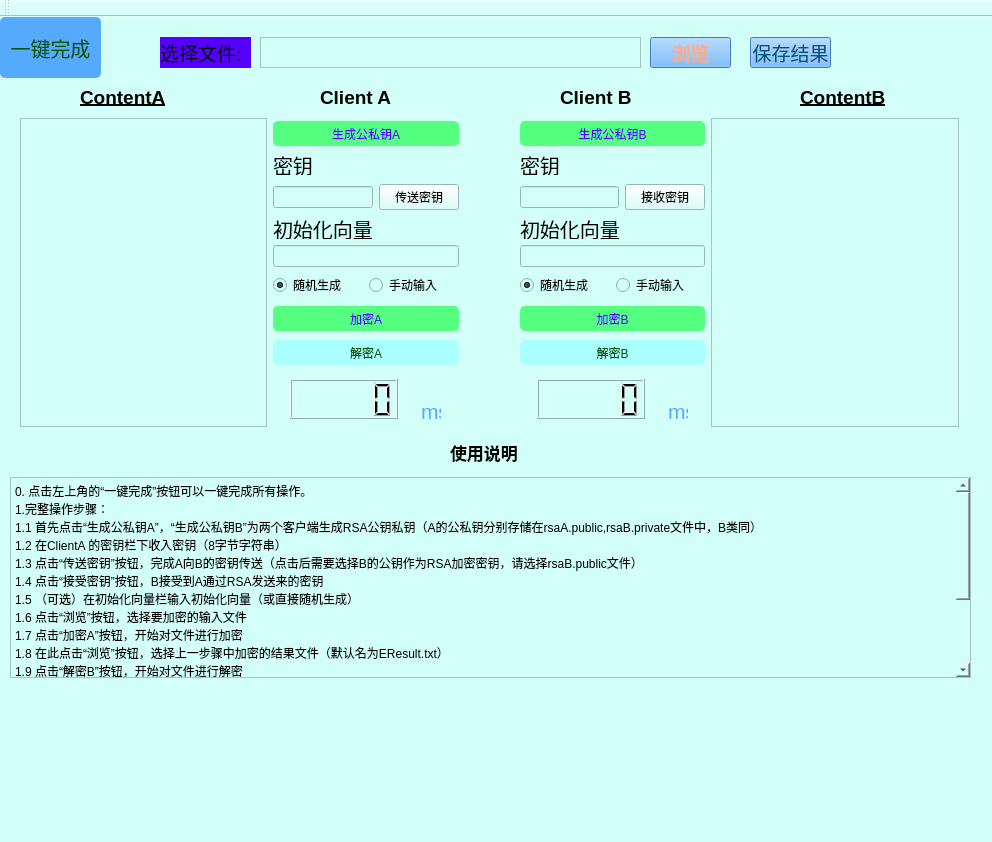
<?xml version="1.0" encoding="UTF-8"?>
<ui version="4.0">
 <class>DES8UI</class>
 <widget class="QMainWindow" name="DES8UI">
  <property name="geometry">
   <rect>
    <x>0</x>
    <y>0</y>
    <width>992</width>
    <height>842</height>
   </rect>
  </property>
  <property name="windowTitle">
   <string>DES8UI</string>
  </property>
  <property name="styleSheet">
   <string notr="true">background:rgb(211, 255, 249)</string>
  </property>
  <widget class="QWidget" name="centralWidget">
   <widget class="QTextBrowser" name="FilePath">
    <property name="geometry">
     <rect>
      <x>260</x>
      <y>20</y>
      <width>381</width>
      <height>31</height>
     </rect>
    </property>
    <property name="html">
     <string>&lt;!DOCTYPE HTML PUBLIC &quot;-//W3C//DTD HTML 4.0//EN&quot; &quot;http://www.w3.org/TR/REC-html40/strict.dtd&quot;&gt;
&lt;html&gt;&lt;head&gt;&lt;meta name=&quot;qrichtext&quot; content=&quot;1&quot; /&gt;&lt;style type=&quot;text/css&quot;&gt;
p, li { white-space: pre-wrap; }
&lt;/style&gt;&lt;/head&gt;&lt;body style=&quot; font-family:'SimSun'; font-size:9pt; font-weight:400; font-style:normal;&quot;&gt;
&lt;p style=&quot;-qt-paragraph-type:empty; margin-top:0px; margin-bottom:0px; margin-left:0px; margin-right:0px; -qt-block-indent:0; text-indent:0px;&quot;&gt;&lt;br /&gt;&lt;/p&gt;&lt;/body&gt;&lt;/html&gt;</string>
    </property>
   </widget>
   <widget class="QLabel" name="label">
    <property name="geometry">
     <rect>
      <x>160</x>
      <y>20</y>
      <width>91</width>
      <height>31</height>
     </rect>
    </property>
    <property name="font">
     <font>
      <pointsize>14</pointsize>
     </font>
    </property>
    <property name="styleSheet">
     <string notr="true">background:rgb(85, 0, 255)</string>
    </property>
    <property name="lineWidth">
     <number>1</number>
    </property>
    <property name="text">
     <string>选择文件:</string>
    </property>
    <property name="textFormat">
     <enum>Qt::AutoText</enum>
    </property>
   </widget>
   <widget class="QPushButton" name="FileButton">
    <property name="geometry">
     <rect>
      <x>650</x>
      <y>20</y>
      <width>81</width>
      <height>31</height>
     </rect>
    </property>
    <property name="font">
     <font>
      <pointsize>14</pointsize>
      <weight>75</weight>
      <bold>true</bold>
     </font>
    </property>
    <property name="styleSheet">
     <string notr="true">background: rgb(85, 170, 255);
color:rgb(255, 170, 127);</string>
    </property>
    <property name="text">
     <string>浏览</string>
    </property>
   </widget>
   <widget class="QWidget" name="horizontalLayoutWidget">
    <property name="geometry">
     <rect>
      <x>9</x>
      <y>90</y>
      <width>461</width>
      <height>331</height>
     </rect>
    </property>
    <layout class="QHBoxLayout" name="horizontalLayout">
     <item>
      <widget class="QTextBrowser" name="ContentA"/>
     </item>
     <item>
      <layout class="QVBoxLayout" name="verticalLayout">
       <item>
        <widget class="QPushButton" name="GenRSAKey">
         <property name="styleSheet">
          <string notr="true">
border-radius: 5px;
background: rgb(85, 255, 127);
color: rgb(85, 0, 255);
height: 25px;</string>
         </property>
         <property name="text">
          <string>生成公私钥A</string>
         </property>
        </widget>
       </item>
       <item>
        <widget class="QLabel" name="label_4">
         <property name="maximumSize">
          <size>
           <width>90</width>
           <height>20</height>
          </size>
         </property>
         <property name="font">
          <font>
           <pointsize>15</pointsize>
          </font>
         </property>
         <property name="text">
          <string>密钥</string>
         </property>
        </widget>
       </item>
       <item>
        <layout class="QHBoxLayout" name="horizontalLayout_7">
         <item>
          <widget class="QLineEdit" name="InputKey">
           <property name="echoMode">
            <enum>QLineEdit::Normal</enum>
           </property>
          </widget>
         </item>
         <item>
          <widget class="QPushButton" name="pushButton">
           <property name="text">
            <string>传送密钥</string>
           </property>
          </widget>
         </item>
        </layout>
       </item>
       <item>
        <layout class="QVBoxLayout" name="verticalLayout_3">
         <item>
          <widget class="QLabel" name="label_5">
           <property name="maximumSize">
            <size>
             <width>150</width>
             <height>20</height>
            </size>
           </property>
           <property name="font">
            <font>
             <pointsize>15</pointsize>
            </font>
           </property>
           <property name="text">
            <string>初始化向量</string>
           </property>
          </widget>
         </item>
         <item>
          <widget class="QLineEdit" name="InputVec">
           <property name="echoMode">
            <enum>QLineEdit::PasswordEchoOnEdit</enum>
           </property>
          </widget>
         </item>
         <item>
          <layout class="QHBoxLayout" name="horizontalLayout_4">
           <item>
            <widget class="QRadioButton" name="RandomGet">
             <property name="styleSheet">
              <string notr="true"/>
             </property>
             <property name="text">
              <string>随机生成</string>
             </property>
             <property name="checked">
              <bool>true</bool>
             </property>
            </widget>
           </item>
           <item>
            <widget class="QRadioButton" name="ManualGet">
             <property name="text">
              <string>手动输入</string>
             </property>
            </widget>
           </item>
          </layout>
         </item>
        </layout>
       </item>
       <item>
        <widget class="QPushButton" name="EncryptButton">
         <property name="styleSheet">
          <string notr="true">
border-radius: 5px;
background: rgb(85, 255, 127);
color: rgb(85, 0, 255);
height: 25px;</string>
         </property>
         <property name="text">
          <string>加密A</string>
         </property>
        </widget>
       </item>
       <item>
        <widget class="QPushButton" name="DecryptButton">
         <property name="styleSheet">
          <string notr="true">border-radius: 5px;
background: rgb(170, 255, 255);
color: rgb(0, 85, 0);
height: 25px;</string>
         </property>
         <property name="text">
          <string>解密A</string>
         </property>
        </widget>
       </item>
       <item>
        <layout class="QHBoxLayout" name="horizontalLayout_2">
         <property name="topMargin">
          <number>0</number>
         </property>
         <item>
          <widget class="QLCDNumber" name="lcdNumber">
           <property name="maximumSize">
            <size>
             <width>108</width>
             <height>40</height>
            </size>
           </property>
           <property name="intValue" stdset="0">
            <number>0</number>
           </property>
          </widget>
         </item>
         <item>
          <widget class="QLabel" name="label_6">
           <property name="maximumSize">
            <size>
             <width>20</width>
             <height>50</height>
            </size>
           </property>
           <property name="font">
            <font>
             <pointsize>16</pointsize>
            </font>
           </property>
           <property name="styleSheet">
            <string notr="true">color:rgb(85, 170, 255);</string>
           </property>
           <property name="frameShadow">
            <enum>QFrame::Plain</enum>
           </property>
           <property name="text">
            <string>ms</string>
           </property>
           <property name="alignment">
            <set>Qt::AlignBottom|Qt::AlignLeading|Qt::AlignLeft</set>
           </property>
          </widget>
         </item>
        </layout>
       </item>
      </layout>
     </item>
    </layout>
   </widget>
   <widget class="QLabel" name="label_2">
    <property name="geometry">
     <rect>
      <x>80</x>
      <y>70</y>
      <width>111</width>
      <height>20</height>
     </rect>
    </property>
    <property name="font">
     <font>
      <pointsize>14</pointsize>
      <weight>75</weight>
      <italic>false</italic>
      <bold>true</bold>
      <underline>true</underline>
     </font>
    </property>
    <property name="text">
     <string>ContentA</string>
    </property>
   </widget>
   <widget class="QPushButton" name="SaveButton">
    <property name="geometry">
     <rect>
      <x>750</x>
      <y>20</y>
      <width>81</width>
      <height>31</height>
     </rect>
    </property>
    <property name="font">
     <font>
      <pointsize>14</pointsize>
     </font>
    </property>
    <property name="styleSheet">
     <string notr="true">background: rgb(85, 170, 255);
color:rgb(0, 85, 127);</string>
    </property>
    <property name="text">
     <string>保存结果</string>
    </property>
   </widget>
   <widget class="QLabel" name="label_3">
    <property name="geometry">
     <rect>
      <x>800</x>
      <y>70</y>
      <width>111</width>
      <height>20</height>
     </rect>
    </property>
    <property name="font">
     <font>
      <pointsize>14</pointsize>
      <weight>75</weight>
      <italic>false</italic>
      <bold>true</bold>
      <underline>true</underline>
     </font>
    </property>
    <property name="text">
     <string>ContentB</string>
    </property>
   </widget>
   <widget class="QWidget" name="horizontalLayoutWidget_2">
    <property name="geometry">
     <rect>
      <x>509</x>
      <y>90</y>
      <width>461</width>
      <height>331</height>
     </rect>
    </property>
    <layout class="QHBoxLayout" name="horizontalLayout_3">
     <item>
      <layout class="QVBoxLayout" name="verticalLayout_2">
       <item>
        <widget class="QPushButton" name="GenRSAKey_2">
         <property name="styleSheet">
          <string notr="true">
border-radius: 5px;
background: rgb(85, 255, 127);
color: rgb(85, 0, 255);
height: 25px;</string>
         </property>
         <property name="text">
          <string>生成公私钥B</string>
         </property>
        </widget>
       </item>
       <item>
        <widget class="QLabel" name="label_7">
         <property name="maximumSize">
          <size>
           <width>90</width>
           <height>20</height>
          </size>
         </property>
         <property name="font">
          <font>
           <pointsize>15</pointsize>
          </font>
         </property>
         <property name="text">
          <string>密钥</string>
         </property>
        </widget>
       </item>
       <item>
        <layout class="QHBoxLayout" name="horizontalLayout_8">
         <item>
          <widget class="QLineEdit" name="InputKey2">
           <property name="echoMode">
            <enum>QLineEdit::Normal</enum>
           </property>
          </widget>
         </item>
         <item>
          <widget class="QPushButton" name="pushButton_2">
           <property name="text">
            <string>接收密钥</string>
           </property>
          </widget>
         </item>
        </layout>
       </item>
       <item>
        <layout class="QVBoxLayout" name="verticalLayout_4">
         <item>
          <widget class="QLabel" name="label_8">
           <property name="maximumSize">
            <size>
             <width>150</width>
             <height>20</height>
            </size>
           </property>
           <property name="font">
            <font>
             <pointsize>15</pointsize>
            </font>
           </property>
           <property name="text">
            <string>初始化向量</string>
           </property>
          </widget>
         </item>
         <item>
          <widget class="QLineEdit" name="InputVec_2">
           <property name="echoMode">
            <enum>QLineEdit::PasswordEchoOnEdit</enum>
           </property>
          </widget>
         </item>
         <item>
          <layout class="QHBoxLayout" name="horizontalLayout_5">
           <item>
            <widget class="QRadioButton" name="RandomGet_2">
             <property name="styleSheet">
              <string notr="true"/>
             </property>
             <property name="text">
              <string>随机生成</string>
             </property>
             <property name="checked">
              <bool>true</bool>
             </property>
            </widget>
           </item>
           <item>
            <widget class="QRadioButton" name="ManualGet_2">
             <property name="text">
              <string>手动输入</string>
             </property>
            </widget>
           </item>
          </layout>
         </item>
        </layout>
       </item>
       <item>
        <widget class="QPushButton" name="EncryptButton_2">
         <property name="styleSheet">
          <string notr="true">
border-radius: 5px;
background: rgb(85, 255, 127);
color: rgb(85, 0, 255);
height: 25px;</string>
         </property>
         <property name="text">
          <string>加密B</string>
         </property>
        </widget>
       </item>
       <item>
        <widget class="QPushButton" name="DecryptButton_2">
         <property name="styleSheet">
          <string notr="true">border-radius: 5px;
background: rgb(170, 255, 255);
color: rgb(0, 85, 0);
height: 25px;</string>
         </property>
         <property name="text">
          <string>解密B</string>
         </property>
        </widget>
       </item>
       <item>
        <layout class="QHBoxLayout" name="horizontalLayout_6">
         <property name="topMargin">
          <number>0</number>
         </property>
         <item>
          <widget class="QLCDNumber" name="lcdNumber_2">
           <property name="maximumSize">
            <size>
             <width>108</width>
             <height>40</height>
            </size>
           </property>
           <property name="intValue" stdset="0">
            <number>0</number>
           </property>
          </widget>
         </item>
         <item>
          <widget class="QLabel" name="label_9">
           <property name="maximumSize">
            <size>
             <width>20</width>
             <height>50</height>
            </size>
           </property>
           <property name="font">
            <font>
             <pointsize>16</pointsize>
            </font>
           </property>
           <property name="styleSheet">
            <string notr="true">color:rgb(85, 170, 255);</string>
           </property>
           <property name="frameShadow">
            <enum>QFrame::Plain</enum>
           </property>
           <property name="text">
            <string>ms</string>
           </property>
           <property name="alignment">
            <set>Qt::AlignBottom|Qt::AlignLeading|Qt::AlignLeft</set>
           </property>
          </widget>
         </item>
        </layout>
       </item>
      </layout>
     </item>
     <item>
      <widget class="QTextBrowser" name="ContentB"/>
     </item>
    </layout>
   </widget>
   <widget class="QLabel" name="label_10">
    <property name="geometry">
     <rect>
      <x>320</x>
      <y>70</y>
      <width>101</width>
      <height>21</height>
     </rect>
    </property>
    <property name="font">
     <font>
      <pointsize>14</pointsize>
      <weight>75</weight>
      <bold>true</bold>
     </font>
    </property>
    <property name="text">
     <string>Client A</string>
    </property>
   </widget>
   <widget class="QLabel" name="label_11">
    <property name="geometry">
     <rect>
      <x>560</x>
      <y>70</y>
      <width>101</width>
      <height>21</height>
     </rect>
    </property>
    <property name="font">
     <font>
      <pointsize>14</pointsize>
      <weight>75</weight>
      <bold>true</bold>
     </font>
    </property>
    <property name="text">
     <string>Client B</string>
    </property>
   </widget>
   <widget class="QPushButton" name="ALLOP">
    <property name="geometry">
     <rect>
      <x>0</x>
      <y>0</y>
      <width>101</width>
      <height>61</height>
     </rect>
    </property>
    <property name="font">
     <font>
      <pointsize>15</pointsize>
     </font>
    </property>
    <property name="styleSheet">
     <string notr="true">border-radius: 5px;
background: rgb(85, 170, 255);
color: rgb(0, 85, 0);</string>
    </property>
    <property name="text">
     <string>一键完成</string>
    </property>
   </widget>
   <widget class="QTextBrowser" name="textBrowser">
    <property name="geometry">
     <rect>
      <x>10</x>
      <y>460</y>
      <width>961</width>
      <height>201</height>
     </rect>
    </property>
    <property name="html">
     <string>&lt;!DOCTYPE HTML PUBLIC &quot;-//W3C//DTD HTML 4.0//EN&quot; &quot;http://www.w3.org/TR/REC-html40/strict.dtd&quot;&gt;
&lt;html&gt;&lt;head&gt;&lt;meta name=&quot;qrichtext&quot; content=&quot;1&quot; /&gt;&lt;style type=&quot;text/css&quot;&gt;
p, li { white-space: pre-wrap; }
&lt;/style&gt;&lt;/head&gt;&lt;body style=&quot; font-family:'SimSun'; font-size:9pt; font-weight:400; font-style:normal;&quot;&gt;
&lt;p style=&quot; margin-top:0px; margin-bottom:0px; margin-left:0px; margin-right:0px; -qt-block-indent:0; text-indent:0px;&quot;&gt;0. 点击左上角的“一键完成”按钮可以一键完成所有操作。&lt;/p&gt;
&lt;p style=&quot; margin-top:0px; margin-bottom:0px; margin-left:0px; margin-right:0px; -qt-block-indent:0; text-indent:0px;&quot;&gt;1.完整操作步骤：&lt;/p&gt;
&lt;p style=&quot; margin-top:0px; margin-bottom:0px; margin-left:0px; margin-right:0px; -qt-block-indent:0; text-indent:0px;&quot;&gt;1.1 首先点击“生成公私钥A”，“生成公私钥B”为两个客户端生成RSA公钥私钥（A的公私钥分别存储在rsaA.public,rsaB.private文件中，B类同）&lt;/p&gt;
&lt;p style=&quot; margin-top:0px; margin-bottom:0px; margin-left:0px; margin-right:0px; -qt-block-indent:0; text-indent:0px;&quot;&gt;1.2 在ClientA 的密钥栏下收入密钥（8字节字符串）&lt;/p&gt;
&lt;p style=&quot; margin-top:0px; margin-bottom:0px; margin-left:0px; margin-right:0px; -qt-block-indent:0; text-indent:0px;&quot;&gt;1.3 点击“传送密钥”按钮，完成A向B的密钥传送（点击后需要选择B的公钥作为RSA加密密钥，请选择rsaB.public文件）&lt;/p&gt;
&lt;p style=&quot; margin-top:0px; margin-bottom:0px; margin-left:0px; margin-right:0px; -qt-block-indent:0; text-indent:0px;&quot;&gt;1.4 点击“接受密钥”按钮，B接受到A通过RSA发送来的密钥&lt;/p&gt;
&lt;p style=&quot; margin-top:0px; margin-bottom:0px; margin-left:0px; margin-right:0px; -qt-block-indent:0; text-indent:0px;&quot;&gt;1.5 （可选）在初始化向量栏输入初始化向量（或直接随机生成）&lt;/p&gt;
&lt;p style=&quot; margin-top:0px; margin-bottom:0px; margin-left:0px; margin-right:0px; -qt-block-indent:0; text-indent:0px;&quot;&gt;1.6 点击“浏览”按钮，选择要加密的输入文件&lt;/p&gt;
&lt;p style=&quot; margin-top:0px; margin-bottom:0px; margin-left:0px; margin-right:0px; -qt-block-indent:0; text-indent:0px;&quot;&gt;1.7 点击“加密A”按钮，开始对文件进行加密&lt;/p&gt;
&lt;p style=&quot; margin-top:0px; margin-bottom:0px; margin-left:0px; margin-right:0px; -qt-block-indent:0; text-indent:0px;&quot;&gt;1.8 在此点击“浏览”按钮，选择上一步骤中加密的结果文件（默认名为EResult.txt）&lt;/p&gt;
&lt;p style=&quot; margin-top:0px; margin-bottom:0px; margin-left:0px; margin-right:0px; -qt-block-indent:0; text-indent:0px;&quot;&gt;1.9 点击“解密B”按钮，开始对文件进行解密&lt;/p&gt;
&lt;p style=&quot; margin-top:0px; margin-bottom:0px; margin-left:0px; margin-right:0px; -qt-block-indent:0; text-indent:0px;&quot;&gt;2. ContenA和ContenB会输出一部分程序中间运行过程中的信息，包括RSA的各项参数以及选择的输入文件的内容&lt;/p&gt;
&lt;p style=&quot; margin-top:0px; margin-bottom:0px; margin-left:0px; margin-right:0px; -qt-block-indent:0; text-indent:0px;&quot;&gt;3. 每个Client下方有一个时间显示器，他会计算对应操作（RSA算法，DES算法）的运行时间。（由于128位rsa算法运算比较快，所以时间显示可能为0ms）&lt;/p&gt;
&lt;p style=&quot; margin-top:0px; margin-bottom:0px; margin-left:0px; margin-right:0px; -qt-block-indent:0; text-indent:0px;&quot;&gt;4. 算法设计中进行了三处优化：&lt;/p&gt;
&lt;p style=&quot; margin-top:0px; margin-bottom:0px; margin-left:0px; margin-right:0px; -qt-block-indent:0; text-indent:0px;&quot;&gt;4.1 一个是模逆运算的优化，使用的公有公钥e=65537，并设计实现了快速模逆算法&lt;/p&gt;
&lt;p style=&quot; margin-top:0px; margin-bottom:0px; margin-left:0px; margin-right:0px; -qt-block-indent:0; text-indent:0px;&quot;&gt;4.2 RSA解密时采用了中国剩余定理进行优化求解&lt;/p&gt;
&lt;p style=&quot; margin-top:0px; margin-bottom:0px; margin-left:0px; margin-right:0px; -qt-block-indent:0; text-indent:0px;&quot;&gt;4.3 在生成p,q时加入了大小和差值限制，要求其值大于10^38，pq差值大于10^11&lt;/p&gt;&lt;/body&gt;&lt;/html&gt;</string>
    </property>
   </widget>
   <widget class="QLabel" name="label_12">
    <property name="geometry">
     <rect>
      <x>450</x>
      <y>420</y>
      <width>81</width>
      <height>31</height>
     </rect>
    </property>
    <property name="font">
     <font>
      <pointsize>13</pointsize>
      <weight>75</weight>
      <bold>true</bold>
     </font>
    </property>
    <property name="text">
     <string>使用说明</string>
    </property>
   </widget>
  </widget>
  <widget class="QMenuBar" name="menuBar">
   <property name="geometry">
    <rect>
     <x>0</x>
     <y>0</y>
     <width>992</width>
     <height>23</height>
    </rect>
   </property>
  </widget>
  <widget class="QToolBar" name="mainToolBar">
   <attribute name="toolBarArea">
    <enum>TopToolBarArea</enum>
   </attribute>
   <attribute name="toolBarBreak">
    <bool>false</bool>
   </attribute>
  </widget>
  <widget class="QStatusBar" name="statusBar"/>
 </widget>
 <layoutdefault spacing="6" margin="11"/>
 <resources/>
 <connections/>
</ui>
